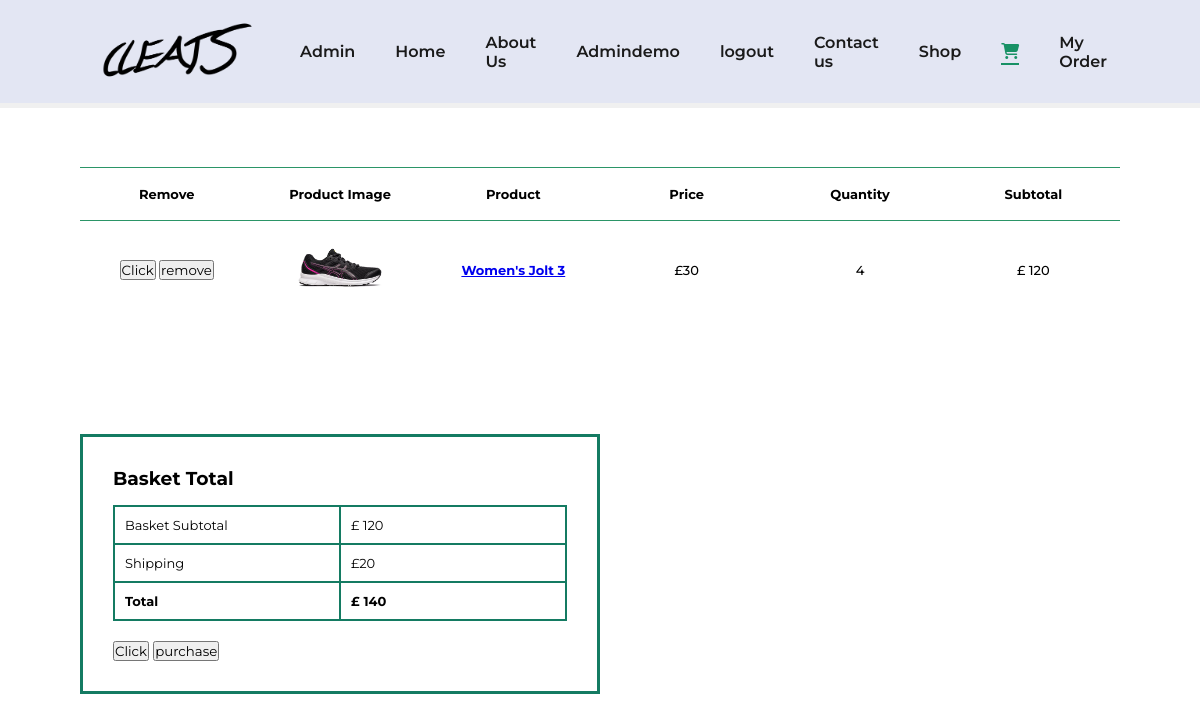
Page /store/cart (signed in) on the committed database.
### store/models.py (models this page shows)
class BasketItem(models.Model):
    basket =  models.ForeignKey(Basket, on_delete=models.CASCADE, related_name='basket')
    name = models.TextField(max_length=1500, verbose_name='basket_name')
    added = models.DateTimeField(auto_now_add=True)
    user = models.ForeignKey(settings.AUTH_USER_MODEL, on_delete=models.CASCADE)
    price = models.IntegerField(default=0)
    size = models.IntegerField(default=0)
    quantity = models.IntegerField(blank=True, default=1)
    picture = models.ImageField(upload_to=image_directory_path, blank=True, null=True,)
    id = models.UUIDField(primary_key=True, default=uuid.uuid4, editable=False)

### store/views.py (the view)
# urls.py: path('cart', Basket_view, name='basket'),
@login_required
def Basket_view(request):
    context ={}
    user = request.user
    basket, created = Basket.objects.get_or_create(user=user)
    try:
        basket_items = BasketItem.objects.filter(basket=basket)
        page = request.GET.get('page', 1)
        basket_paginator = Paginator(basket_items, 10)
        basket_items = basket_paginator.page(page)
        total_price = 0
        for each in basket_items:
            total_price = total_price + (each.price*each.quantity)
        context['item'] = basket_items
        context['total_price'] = total_price
    except BasketItem.DoesNotExist:
        pass
    template = loader.get_template('basket.html')
    return HttpResponse(template.render(context, request))

### shop/templates/basket.html (shortened to what this page needs)
{%load static %}
<!DOCTYPE html>
<html>
<head>
    <link rel="stylesheet" href="style.css">
</head>
<section id="header">
    <a href="#"><img src="{% static 'img/Cleats1.png' %}" width="200" height="auto" class="logo" alt=""></a>    <div>
        <ul id="navbar">
            {% if user.is_staff %}
            <li><a href="{% url 'admin' %}">Admin</a></li>
            {% endif %}
            <li><a  href="{% url 'index' %}">Home</a></li>
            <li><a href="{% url 'aboutus' %}">About Us</a></li>
            {% if user.is_authenticated %}
            <li><a>{{ request.user.username }}</a></li>
            <li><a href="{% url 'logout' %}">logout</a></li>
            {% else %}
            <li><a href="{% url 'login' %}">Login/Sign-Up</a></li>
            {% endif %}
            <li><a href="{% url 'contact' %}">Contact us</a></li>
            <li><a href="{% url 'store' %}">Shop</a></li>
            {% if user.is_authenticated %}
            <li><a class="active" href="{% url 'basket' %}"><i class="fas fa-shopping-cart"></i></a></li>
            {% else %}
            <li><a href="{% url 'login' %}"><i class="fas fa-shopping-cart"></i></a></li>
            {% endif %}
            {% if user.is_authenticated %}
            <li><a href="{% url 'purchase_history' %}">My Order</a></li>
            {% else %}
            <li><a href="{% url 'login' %}">My Orders</a></li>
            {% endif %}
        </ul>
    </div>
</section>
    <section id="basket" class="section-p1">
        <table width="100%">
            <thead>
                <tr>
                    <td>Remove</td>
                    <td>Product Image</td>
                    <td>Product</td>
                    <td>Price</td>
                    <td>Quantity</td>
                    <td>Subtotal</td>
                </tr>
            </thead>
            <tbody>
                {% if item %}
                {% for items in item %}
                <tr>
                    <td>
                        <form action="{% url 'remove' items.id %}" method="POST">{% csrf_token %}
                            <input id="remove" type="submit" value="Click" />
                        <i class="uil uil-times-circle"><button id="remove_btn" >remove</button></i></a></form></td>
                    <td><a href="{% url 'item_details'  items.name %}"><img src="{{items.picture}}" a></td>
                    <td>      <a href="{% url 'item_details'  items.name %}"><strong>{{ items.name }}</strong></td>
                    <td>£{{items.price}}</td>
                    <td>{{items.quantity}}</td>
                    <td>£ {% widthratio items.price 1 items.quantity %}</td>
                </tr>
                {% endfor %}
            </tbody>
        </table>
    </section>
    <section id="basketprice" class="section-p1">
        <div id="subtotal">
            <h3>Basket Total</h3>
            <table>
                <tr>
                    <td>Basket Subtotal</td>
                    <td> £ {{total_price}}</td>
                </tr>
                <tr>
                    <td>Shipping</td>
                    <td>£20</td>
                </tr>
                <tr>
                    <td><strong>Total</strong></td>
                    <td><strong>£ {{ total_price |add:"20" }}</strong></strong></td>
                </tr>
            </table>
            <form action="{% url 'purchase' %}" method="POST">{% csrf_token %}
                <input id="purchase" type="submit" value="Click" />
                <button id="purchase_btn" name="buttonbase" >purchase</button>
                {% else %}
            <p>basket is empty</p>
          {% endif %}
        </div>
    </section>
</body>
</html>

### shop/static/css/style.css (style rules this page uses)
* { margin: 0; padding: 0; box-sizing: border-box; font-family: 'Montserrat', sans-serif; }
.section-p1 { padding: 40px 80px; }
#header { display: flex; align-items: center; justify-content: space-between; padding: 20px 80px; background: #e3e6f3; box-shadow: 0 5px rgba(0, 0, 0, 0.06); z-index: 999; position: sticky; top: 0; left: 0; margin: 0 0 24px 0; }
#navbar { display: flex; align-items: center; justify-content: center; }
#navbar li { list-style: none; padding: 0% 20px; position: relative; }
#navbar li a { text-decoration: none; font-size: 16px; font-weight: 600; color: #1a1a1a; transition: 0.3s ease; }
#navbar li a:hover, #navbar li a.active { color: #189165; }
#navbar li a.active::after, #navbar li a:hover::after { content: ""; width: 30%; height: 2px; background: #189165; position: absolute; bottom: -4px; left: 20px; }

### shop/templates/basket.html (style rules this page uses)
* { margin: 0; padding: 0; box-sizing: border-box; font-family: 'Montserrat', sans-serif; }
.section-p1 { padding: 40px 80px; }
#header { display: flex; align-items: center; justify-content: space-between; padding: 20px 80px; background: #e3e6f3; box-shadow: 0 5px rgba(0, 0, 0, 0.06); z-index: 999; position: sticky; top: 0; left: 0; }
#navbar { display: flex; align-items: center; justify-content: center; }
#navbar li { list-style: none; padding: 0% 20px; position: relative; }
#navbar li a { text-decoration: none; font-size: 16px; font-weight: 600; color: #1a1a1a; transition: 0.3s ease; }
#navbar li a:hover, #navbar li a.active { color: #189165; }
#navbar li a.active::after, #navbar li a:hover::after { content: ""; width: 30%; height: 2px; background: #189165; position: absolute; bottom: -4px; left: 20px; }
#basket table { width: 100%; border-collapse: collapse; table-layout: fixed; white-space: nowrap; }
#basket table td:nth-child(1), #basket table td:nth-child(2), #basket table td:nth-child(3), #basket table td:nth-child(4), #basket table td:nth-child(5), #basket table td:nth-child(6), #orders-page table td:nth-child(1), #orders-page table td:nth-child(2), #orders-page table td:nth-child(3), #orders-page table td:nth-child(4), #orders-page table td:nth-child(5), #orders-page table td:nth-child(6) { width: 150px; text-align: center; }
#basket table thead { border: 1px solid #2b9567; border-left: none; border-right: none; }
#basket table thead td { font-weight: 700; font-size: 13px; padding: 18px 0; }
#basket table tbody tr td { font-weight: 500; font-size: 13px; padding-top: 15px; }
#basket table img { width: 50%; height: 50%; }
#subtotal { width: 50%; margin-bottom: 30px; border: 3px solid #147b62; padding: 30px; }
#subtotal table { border-collapse: collapse; width: 100%; margin-bottom: 20px; }
#subtotal table td { width: 50%; border: 2px solid #147b62; padding: 10px; font-size: 13px; }
#subtotal h3 { padding-bottom: 15px; }
#basketprice { margin-top: 50px; margin-bottom: 100px; }

### rows in the picture
BasketItem: picture (picture), name "Women's Jolt 3", price "30", quantity "4", price+quantity "120"

### other values in the picture
{{ request.user.username }} "Admindemo"
{{ total_price }} "120"
{{ total_price |add:"20" }} "140"
